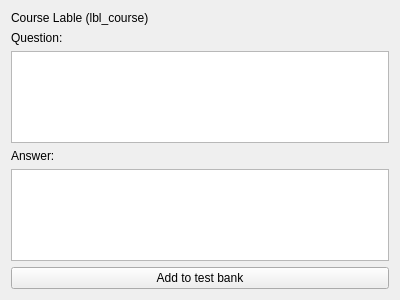
<?xml version="1.0" encoding="UTF-8"?>
<ui version="4.0">
 <class>questionView</class>
 <widget class="QWidget" name="questionView">
  <property name="geometry">
   <rect>
    <x>0</x>
    <y>0</y>
    <width>400</width>
    <height>300</height>
   </rect>
  </property>
  <property name="windowTitle">
   <string>Form</string>
  </property>
  <layout class="QVBoxLayout" name="verticalLayout">
   <item>
    <widget class="QLabel" name="lbl_course">
     <property name="text">
      <string>Course Lable (lbl_course)</string>
     </property>
    </widget>
   </item>
   <item>
    <widget class="QLabel" name="label_q">
     <property name="text">
      <string>Question:</string>
     </property>
    </widget>
   </item>
   <item>
    <widget class="QTextEdit" name="text_question"/>
   </item>
   <item>
    <widget class="QLabel" name="label_a">
     <property name="text">
      <string>Answer:</string>
     </property>
    </widget>
   </item>
   <item>
    <widget class="QTextEdit" name="text_answer"/>
   </item>
   <item>
    <widget class="QPushButton" name="btn_submit">
     <property name="text">
      <string>Add to test bank</string>
     </property>
    </widget>
   </item>
  </layout>
 </widget>
 <resources/>
 <connections/>
</ui>
